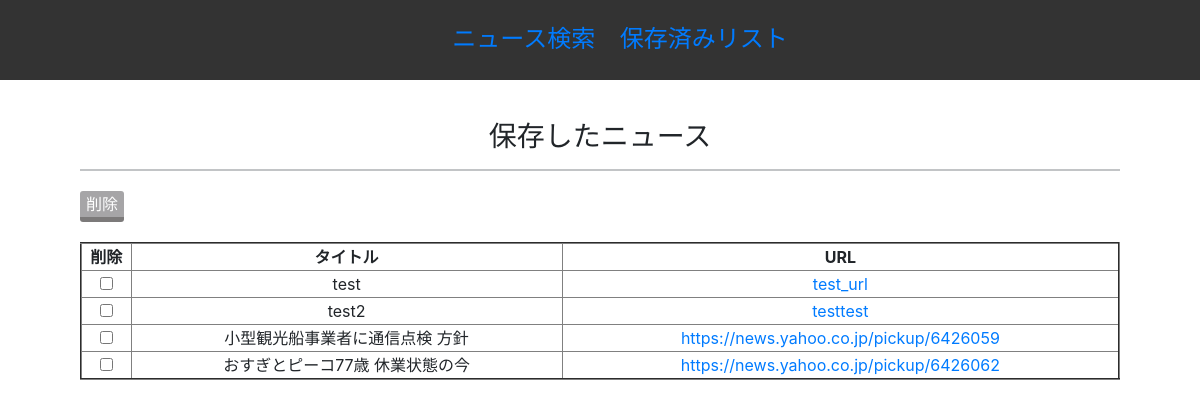
/saved/, run on an earlier commit of the app's database.
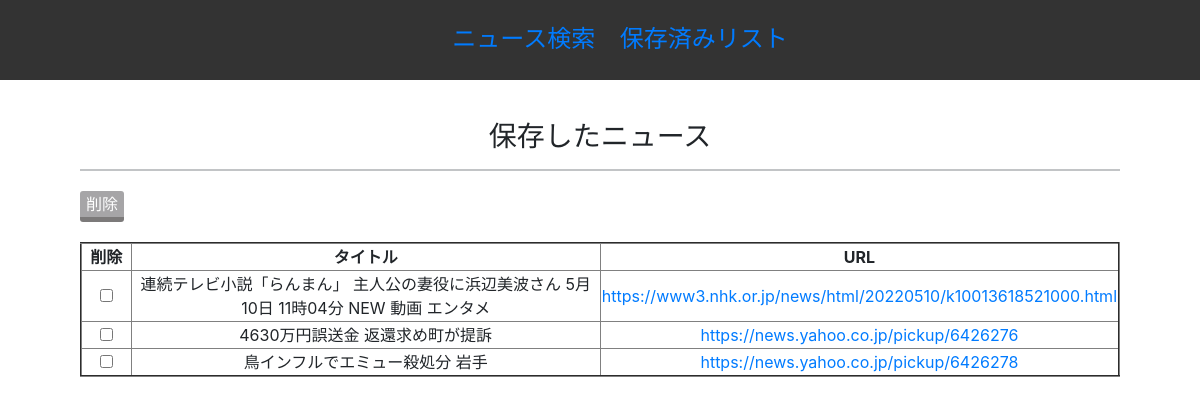
And on a later commit of the database.
### scraping_app/models.py (models this page shows, shortened)
class SavedNews(models.Model):
   title = models.CharField("タイトル", max_length=50)
   url = models.CharField(max_length=100)

### scraping_app/views.py (the view, shortened to what this page needs)
# urls.py: path('saved/', views.SavedView.as_view(), name='saved')
class SavedView(generic.TemplateView):
    template_name = 'scraping_news/saved.html'
    def get(self, request, **kwargs):
        context = super().get_context_data(**kwargs)
        _saved_news = SavedNews.objects.all()
        title_list = []
        saved_news = []
        for n in _saved_news:
            if n.title in title_list:
                continue
            title_list.append(n.title)
            saved_news.append(n)
        context = {
            "saved_news": saved_news
        }
        return self.render_to_response(context)

### scraping_app/templates/scraping_news/saved.html (shortened to what this page needs)
<!doctype html> {% extends 'scraping_news/base.html' %} {% block content %}
<div class="main">
    <div class="main-contents">
        <h3>保存したニュース</h3>
        {% if saved_news %}
        <form action="" method="post">
            <div class=results>
                <button name="del" class="save_del">削除</button>
                <ul class="list-group">
                    <table border="2">
                        <tr>
                            <th width="50">削除</th>
                            <th>タイトル</th>
                            <th>URL</th>
                        </tr>
                        {% for news in saved_news %}
                        <tr>
                            <td>
                                <input type="checkbox" name=checks id={{news.id}} value={{news.id}}>
                            </td>
                            <td>{{ news.title }}</td>
                            <td><a href="{{ news.url }}">{{ news.url }}</a></td>
                        </tr>
                        {% endfor %}
                    </table>
                </ul>
            </div>
        </form>
        {% else %}
        <p>ニュースが保存されていません。</p>
        {% endif %}
    </div>
</div>
{% endblock content %}

### scraping_app/templates/scraping_news/base.html (shortened to what this page needs)
{% load static %}
<!doctype html>
<html lang="ja">
<head>
  <link rel="stylesheet" href="https://stackpath.bootstrapcdn.com/bootstrap/4.5.0/css/bootstrap.min.css"
>
  <link rel="stylesheet" href="{% static 'css/style.css' %}">
</head>
<body>
  <div class="header">
    <ul class="main-menu">
      <li><h4><a href="{% url 'scraping_app:index' %}">ニュース検索</a></h4></li>
      <li><h4><a href="{% url 'scraping_app:saved' %}">保存済みリスト</a></h4></li>
    </ul>
  </div>
  {% block content %}
  {% endblock %}
</body>
</html>

### scraping_app/static/css/style.css (style rules this page uses)
.header { width: 100%; height: 80px; text-align: center; background-color: rgba(0, 0, 0, .8); color: #fff }
ul.main-menu { list-style: none; }
ul.main-menu li { display: inline-block; padding: 25px 10px; }
.main { padding: 20px 80px; }
.main-contents { margin-bottom: 50px; }
.list-group { margin-top: 20px; text-align: center; }
h3 { border-bottom: 2px solid #c2c4c6; font-size: 28px; margin-top: 20px; margin-bottom: 20px; padding-bottom: 15px; text-align: center; }
.save_del { color: #fff; background-color: #a6a5a7; border-bottom: 5px solid #7c7a7a; border-top: none; border-right: none; border-left: none; border-radius: 3px; }

What changed in the data, as far as the page shows it:
removed SavedNews: title "test", url "test_url"
removed SavedNews: title "test2", url "testtest"
removed SavedNews: title "小型観光船事業者に通信点検 方針", url "https://news.yahoo.co.jp/pickup/6426059"
removed SavedNews: title "おすぎとピーコ77歳 休業状態の今", url "https://news.yahoo.co.jp/pickup/6426062"
added SavedNews: title "連続テレビ小説「らんまん」 主人公の妻役に浜辺美波さん 5月10日 11時04分 NEW 動画 エンタメ", url "https://www3.nhk.or.jp/news/html/20220510/k10013618521000.html"
added SavedNews: title "4630万円誤送金 返還求め町が提訴", url "https://news.yahoo.co.jp/pickup/6426276"
added SavedNews: title "鳥インフルでエミュー殺処分 岩手", url "https://news.yahoo.co.jp/pickup/6426278"
